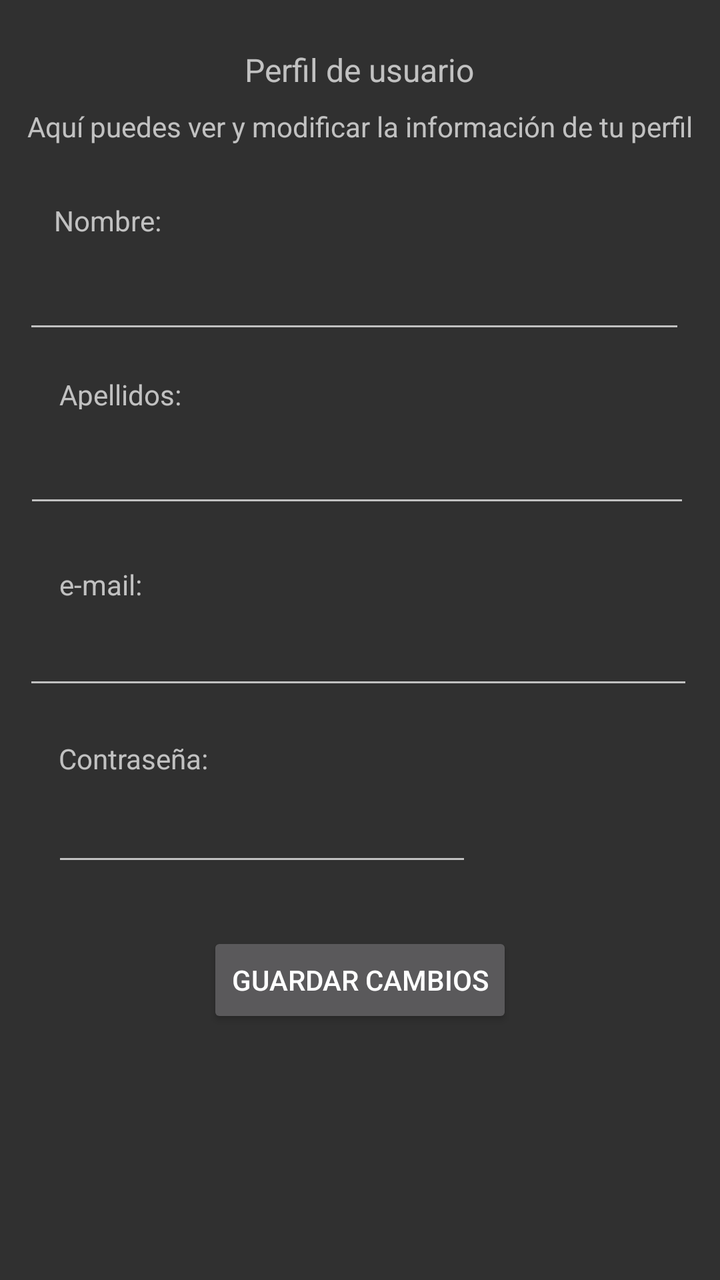
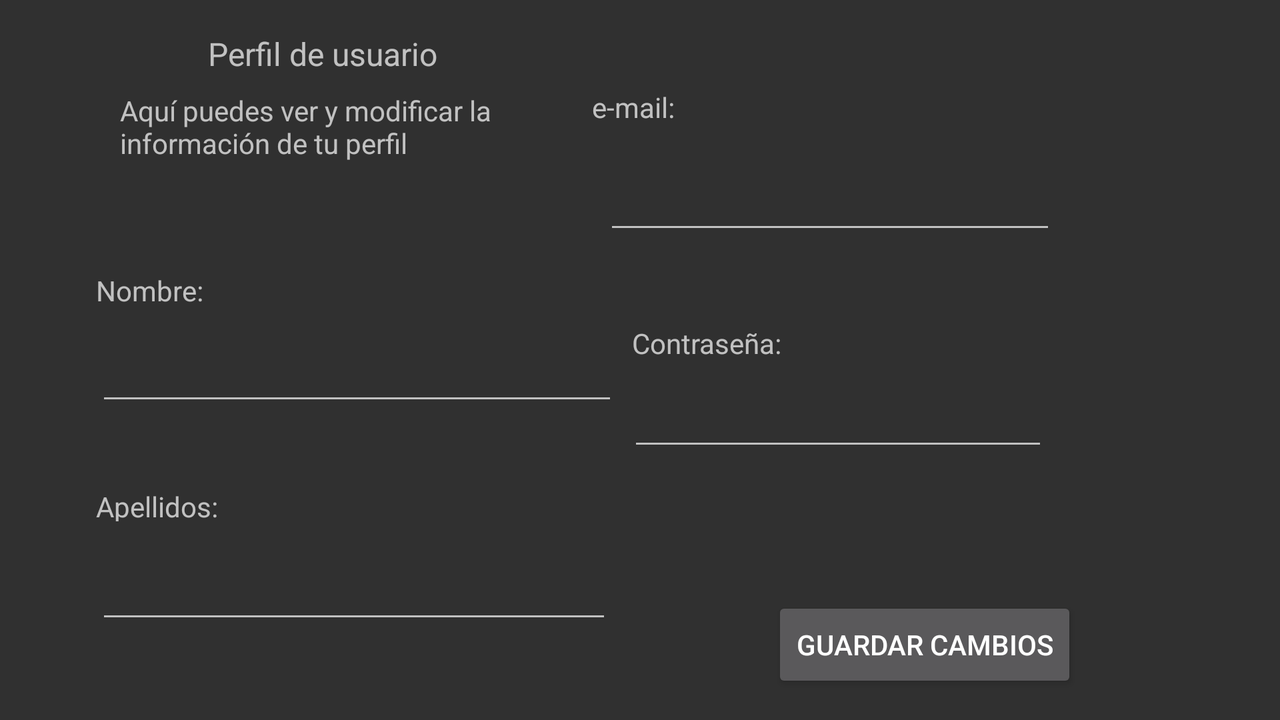

One screen, two layout resources from the same app: the default and the author's alternative for another configuration. Each is rendered where Android would select it; the XML of both is given below.
<!-- AndroidManifest.xml: application theme Theme.AppCompat.NoActionBar -->
<!-- res/layout/activity_perfil_usuario.xml -->
<?xml version="1.0" encoding="utf-8"?>
<androidx.constraintlayout.widget.ConstraintLayout xmlns:android="http://schemas.android.com/apk/res/android"
    xmlns:app="http://schemas.android.com/apk/res-auto"
    xmlns:tools="http://schemas.android.com/tools"
    android:layout_width="match_parent"
    android:layout_height="match_parent"
    tools:context=".PerfilUsuario">


    <TextView
        android:id="@+id/tv_PerfilUsuario"
        android:layout_width="wrap_content"
        android:layout_height="wrap_content"
        android:layout_gravity="center"
        android:layout_marginTop="24dp"
        android:text="@string/tv_PerfilUsuario"
        android:textSize="16sp"
        app:layout_constraintEnd_toEndOf="parent"
        app:layout_constraintHorizontal_bias="0.498"
        app:layout_constraintStart_toStartOf="parent"
        app:layout_constraintTop_toTopOf="parent" />

    <TextView
        android:id="@+id/tv_ModificarInformacion"
        android:layout_width="wrap_content"
        android:layout_height="wrap_content"
        android:layout_gravity="center"
        android:layout_marginTop="8dp"
        android:text="@string/tv_ModificarInformacion"
        app:layout_constraintEnd_toEndOf="parent"
        app:layout_constraintStart_toStartOf="parent"
        app:layout_constraintTop_toBottomOf="@+id/tv_PerfilUsuario" />

    <TextView
        android:id="@+id/tv_NombrePerfil"
        android:layout_width="78dp"
        android:layout_height="wrap_content"
        android:layout_marginTop="28dp"
        android:text="@string/tv_NombreRegistro"
        app:layout_constraintEnd_toEndOf="parent"
        app:layout_constraintHorizontal_bias="0.096"
        app:layout_constraintStart_toStartOf="parent"
        app:layout_constraintTop_toBottomOf="@+id/tv_ModificarInformacion" />

    <EditText
        android:id="@+id/et_NombrePerfil"
        android:layout_width="331dp"
        android:layout_height="44dp"
        android:layout_marginTop="8dp"
        android:ems="10"
        android:inputType="textPersonName"
        app:layout_constraintEnd_toEndOf="parent"
        app:layout_constraintHorizontal_bias="0.4"
        app:layout_constraintStart_toStartOf="parent"
        app:layout_constraintTop_toBottomOf="@+id/tv_NombrePerfil" />

    <TextView
                android:id="@+id/tv_ApellidosPerfil"
                android:layout_width="84dp"
                android:layout_height="17dp"
                android:layout_marginTop="16dp"
                android:text="@string/tv_ApellidosRegistro"
                app:layout_constraintEnd_toEndOf="parent"
                app:layout_constraintHorizontal_bias="0.108"
                app:layout_constraintStart_toStartOf="parent"
                app:layout_constraintTop_toBottomOf="@+id/et_NombrePerfil" />

    <EditText
        android:id="@+id/et_ApellidosPerfil"
        android:layout_width="333dp"
        android:layout_height="46dp"
        android:layout_marginTop="8dp"
        android:ems="10"
        android:inputType="textPersonName"
        app:layout_constraintEnd_toEndOf="parent"
        app:layout_constraintHorizontal_bias="0.448"
        app:layout_constraintStart_toStartOf="parent"
        app:layout_constraintTop_toBottomOf="@+id/tv_ApellidosPerfil" />

    <TextView
        android:id="@+id/tv_EmailPerfil"
        android:layout_width="56dp"
        android:layout_height="wrap_content"
        android:layout_marginTop="24dp"
        android:text="@string/tv_EmailRegistro"
        app:layout_constraintEnd_toEndOf="parent"
        app:layout_constraintHorizontal_bias="0.098"
        app:layout_constraintStart_toStartOf="parent"
        app:layout_constraintTop_toBottomOf="@+id/et_ApellidosPerfil" />

    <EditText
        android:id="@+id/et_EmailPerfil"
        android:layout_width="335dp"
        android:layout_height="44dp"
        android:layout_marginTop="4dp"
        android:ems="10"
        android:inputType="textEmailAddress"
        app:layout_constraintEnd_toEndOf="parent"
        app:layout_constraintHorizontal_bias="0.46"
        app:layout_constraintStart_toStartOf="parent"
        app:layout_constraintTop_toBottomOf="@+id/tv_EmailPerfil" />

    <TextView
        android:id="@+id/tv_ContraseñaPerfil"
        android:layout_width="96dp"
        android:layout_height="wrap_content"
        android:layout_marginTop="20dp"
        android:text="@string/tv_Contraseña"
        app:layout_constraintEnd_toEndOf="parent"
        app:layout_constraintHorizontal_bias="0.111"
        app:layout_constraintStart_toStartOf="parent"
        app:layout_constraintTop_toBottomOf="@+id/et_EmailPerfil" />

    <EditText
        android:id="@+id/et_ContraseñaPerfil"
        android:layout_width="wrap_content"
        android:layout_height="wrap_content"
        android:layout_marginTop="8dp"
        android:ems="10"
        android:inputType="textPassword"
        app:layout_constraintEnd_toEndOf="parent"
        app:layout_constraintHorizontal_bias="0.174"
        app:layout_constraintStart_toStartOf="parent"
        app:layout_constraintTop_toBottomOf="@+id/tv_ContraseñaPerfil" />

    <Button
        android:id="@+id/bt_GuardarCambios"
        android:layout_width="wrap_content"
        android:layout_height="wrap_content"
        android:layout_gravity="center"
        android:layout_marginTop="28dp"
        android:onClick="onClick_GuardarCambios"
        android:text="@string/bt_GuardarCambios"
        app:layout_constraintEnd_toEndOf="parent"
        app:layout_constraintStart_toStartOf="parent"
        app:layout_constraintTop_toBottomOf="@+id/et_ContraseñaPerfil" />


</androidx.constraintlayout.widget.ConstraintLayout>
<!-- resources referenced by this layout -->
<resources>
  <string name="bt_GuardarCambios">Guardar cambios</string>
  <string name="tv_ApellidosRegistro">Apellidos:</string>
  <string name="tv_EmailRegistro">e-mail:</string>
  <string name="tv_ModificarInformacion">Aquí puedes ver y modificar la información de tu perfil</string>
  <string name="tv_NombreRegistro">Nombre:</string>
  <string name="tv_PerfilUsuario">Perfil de usuario</string>
</resources>
<!-- res/layout-land/activity_perfil_usuario.xml (the author's variant of the layout above) -->
<!-- drawn on the phone turned sideways -->
<?xml version="1.0" encoding="utf-8"?>
<androidx.constraintlayout.widget.ConstraintLayout xmlns:android="http://schemas.android.com/apk/res/android"
    xmlns:app="http://schemas.android.com/apk/res-auto"
    xmlns:tools="http://schemas.android.com/tools"
    android:layout_width="match_parent"
    android:layout_height="match_parent">

    <Button
        android:id="@+id/bt_GuardarCambios"
        android:layout_width="wrap_content"
        android:layout_height="wrap_content"
        android:layout_gravity="center"
        android:layout_marginTop="68dp"
        android:onClick="onClick_GuardarCambios"
        android:text="@string/bt_GuardarCambios"
        app:layout_constraintEnd_toEndOf="parent"
        app:layout_constraintHorizontal_bias="0.442"
        app:layout_constraintStart_toEndOf="@+id/et_ApellidosPerfil"
        app:layout_constraintTop_toBottomOf="@+id/et_ContraseñaPerfil" />

    <TextView
        android:id="@+id/tv_ContraseñaPerfil"
        android:layout_width="96dp"
        android:layout_height="wrap_content"
        android:layout_marginTop="40dp"
        android:layout_marginEnd="228dp"
        android:text="@string/tv_Contraseña"
        app:layout_constraintEnd_toEndOf="parent"
        app:layout_constraintTop_toBottomOf="@+id/et_EmailPerfil" />

    <EditText
        android:id="@+id/et_ContraseñaPerfil"
        android:layout_width="wrap_content"
        android:layout_height="wrap_content"
        android:layout_marginTop="8dp"
        android:layout_marginEnd="116dp"
        android:ems="10"
        android:inputType="textPassword"
        app:layout_constraintEnd_toEndOf="parent"
        app:layout_constraintTop_toBottomOf="@+id/tv_ContraseñaPerfil" />

    <TextView
        android:id="@+id/tv_EmailPerfil"
        android:layout_width="56dp"
        android:layout_height="wrap_content"
        android:layout_marginTop="44dp"
        android:layout_marginEnd="288dp"
        android:text="@string/tv_EmailRegistro"
        app:layout_constraintEnd_toEndOf="parent"
        app:layout_constraintTop_toTopOf="parent" />

    <EditText
        android:id="@+id/et_EmailPerfil"
        android:layout_width="226dp"
        android:layout_height="47dp"
        android:layout_marginTop="12dp"
        android:layout_marginEnd="112dp"
        android:ems="10"
        android:inputType="textEmailAddress"
        app:layout_constraintEnd_toEndOf="parent"
        app:layout_constraintTop_toBottomOf="@+id/tv_EmailPerfil" />

    <EditText
        android:id="@+id/et_ApellidosPerfil"
        android:layout_width="258dp"
        android:layout_height="48dp"
        android:layout_marginStart="48dp"
        android:layout_marginTop="8dp"
        android:ems="10"
        android:inputType="textPersonName"
        app:layout_constraintStart_toStartOf="parent"
        app:layout_constraintTop_toBottomOf="@+id/tv_ApellidosPerfil" />

    <TextView
        android:id="@+id/tv_ApellidosPerfil"
        android:layout_width="84dp"
        android:layout_height="17dp"
        android:layout_marginStart="48dp"
        android:layout_marginTop="36dp"
        android:text="@string/tv_ApellidosRegistro"
        app:layout_constraintStart_toStartOf="parent"
        app:layout_constraintTop_toBottomOf="@+id/et_NombrePerfil" />

    <EditText
        android:id="@+id/et_NombrePerfil"
        android:layout_width="261dp"
        android:layout_height="49dp"
        android:layout_marginStart="48dp"
        android:layout_marginTop="4dp"
        android:ems="10"
        android:inputType="textPersonName"
        app:layout_constraintStart_toStartOf="parent"
        app:layout_constraintTop_toBottomOf="@+id/tv_NombrePerfil" />

    <TextView
        android:id="@+id/tv_NombrePerfil"
        android:layout_width="78dp"
        android:layout_height="wrap_content"
        android:layout_marginStart="48dp"
        android:layout_marginTop="36dp"
        android:text="@string/tv_NombreRegistro"
        app:layout_constraintStart_toStartOf="parent"
        app:layout_constraintTop_toBottomOf="@+id/tv_ModificarInformacion" />

    <TextView
        android:id="@+id/tv_ModificarInformacion"
        android:layout_width="216dp"
        android:layout_height="54dp"
        android:layout_gravity="center"
        android:layout_marginStart="60dp"
        android:layout_marginTop="8dp"
        android:text="@string/tv_ModificarInformacion"
        app:layout_constraintStart_toStartOf="parent"
        app:layout_constraintTop_toBottomOf="@+id/tv_PerfilUsuario" />

    <TextView
        android:id="@+id/tv_PerfilUsuario"
        android:layout_width="wrap_content"
        android:layout_height="wrap_content"
        android:layout_gravity="center"
        android:layout_marginStart="104dp"
        android:layout_marginTop="16dp"
        android:text="@string/tv_PerfilUsuario"
        android:textSize="16sp"
        app:layout_constraintStart_toStartOf="parent"
        app:layout_constraintTop_toTopOf="parent" />
</androidx.constraintlayout.widget.ConstraintLayout>
